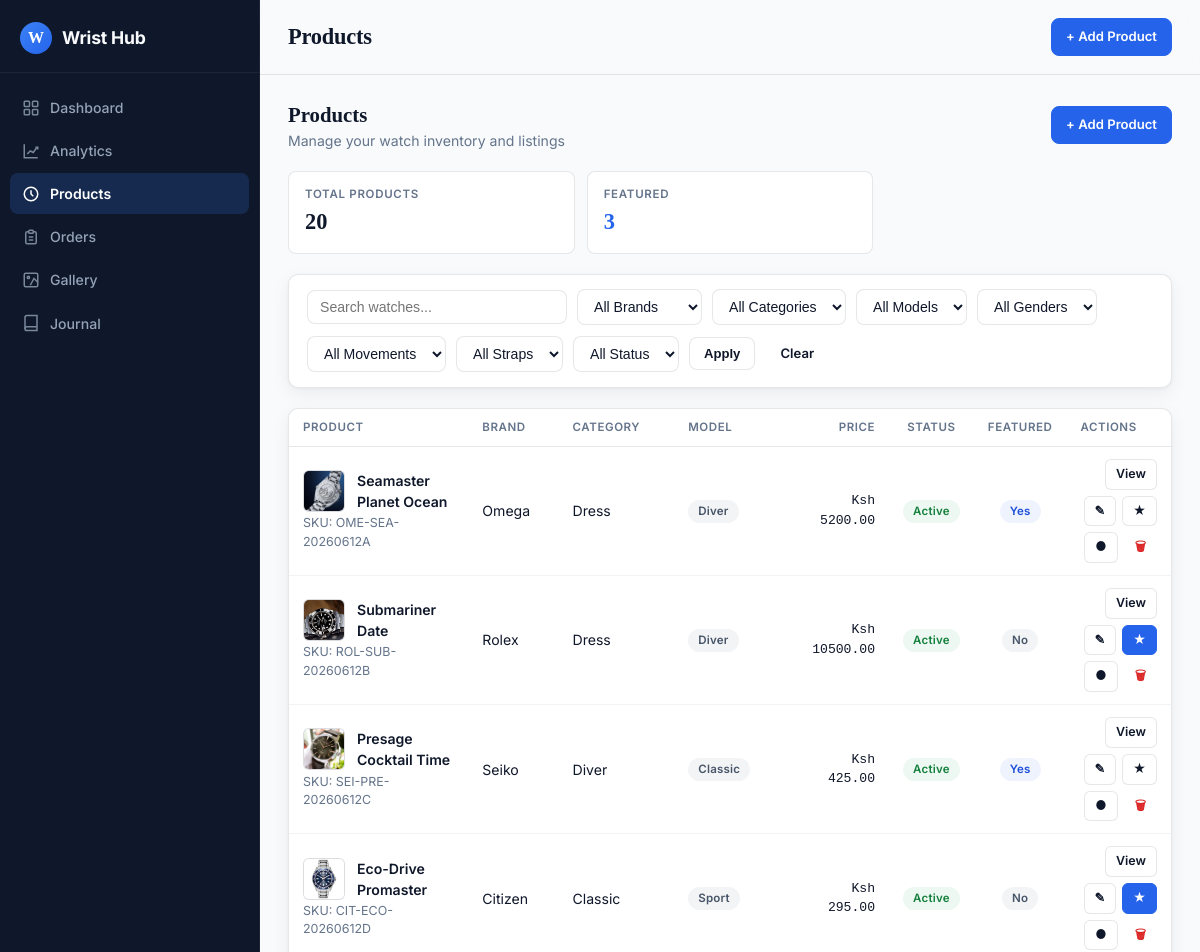
Before: /panel/products/ (upper part) with the older database file.
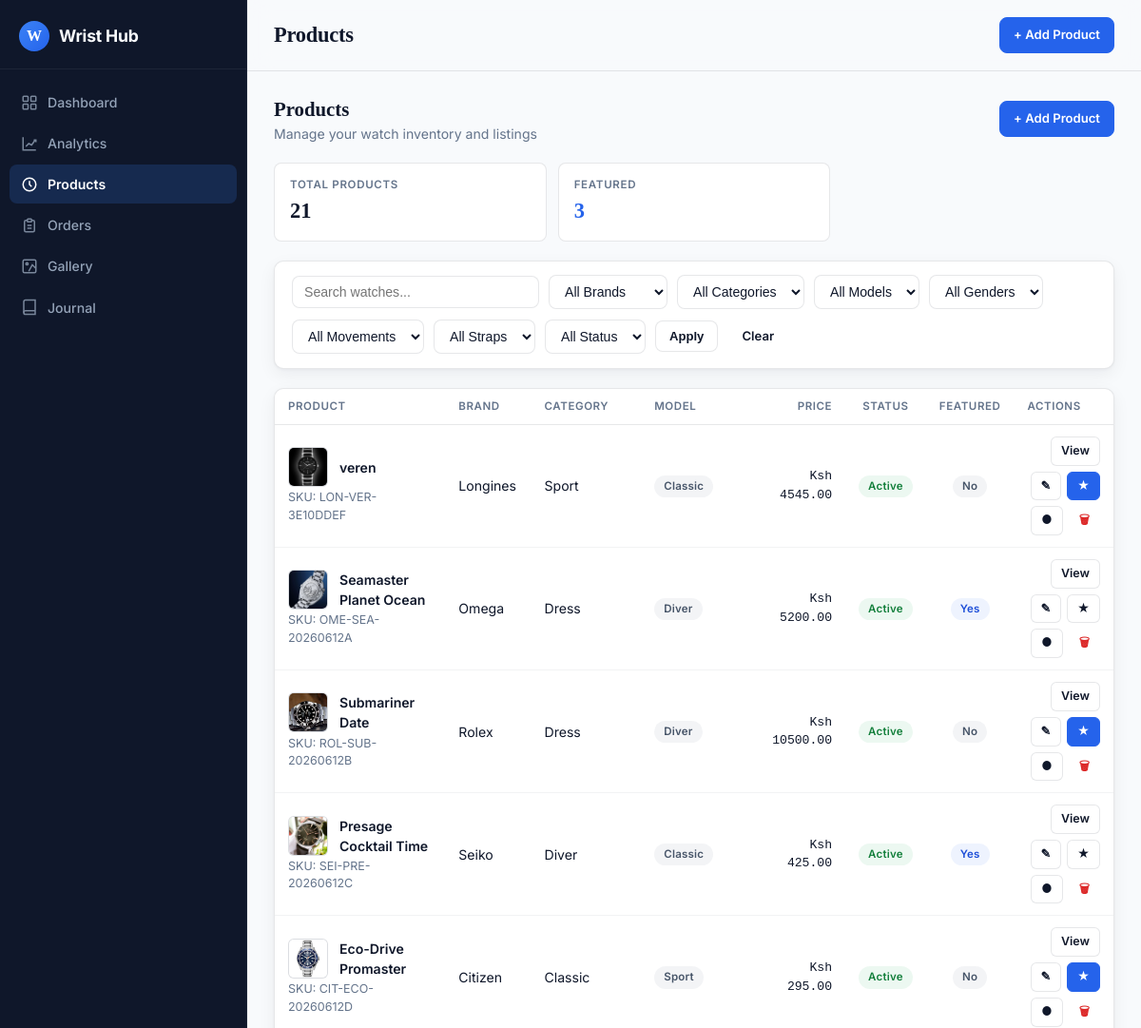
After: the same page with the newer database file.
### wshop/models.py (models this page shows, shortened)
class Watch(models.Model):
    MODEL_CHOICES = [
        ("classic", "Classic"),
        ("sport", "Sport"),
        ("luxury", "Luxury"),
        ("dress", "Dress"),
        ("diver", "Diver"),
        ("chronograph", "Chronograph"),
        ("vandross", "Vandross"),
    ]
    GENDER_CHOICES = [
        ("men", "Men"),
        ("women", "Women"),
        ("unisex", "Unisex"),
    ]
    MOVEMENT_CHOICES = [
        ("automatic", "Automatic"),
        ("quartz", "Quartz"),
        ("mechanical", "Mechanical"),
        ("solar", "Solar"),
        ("smart", "Smart"),
    ]
    STRAP_CHOICES = [
        ("leather", "Leather"),
        ("metal", "Metal"),
        ("rubber", "Rubber"),
        ("fabric", "Fabric"),
        ("ceramic", "Ceramic"),
    ]
    STRAP_COLOR_CHOICES = [
        ("silver", "Silver"),
        ("gold", "Gold"),
        ("rose_gold", "Rose Gold"),
        ("black", "Black"),
        ("brown", "Brown"),
        ("blue", "Blue"),
        ("white", "White"),
    ]
    name = models.CharField(max_length=160)
    slug = models.SlugField(max_length=180, unique=True)
    brand = models.ForeignKey(Brand, on_delete=models.PROTECT, related_name="watches")
    category = models.ForeignKey(
        Category,
        on_delete=models.PROTECT,
        related_name="watches",
    )
    model = models.CharField(max_length=30, choices=MODEL_CHOICES, default="classic")
    gender = models.CharField(max_length=10, choices=GENDER_CHOICES, default="unisex")
    movement = models.CharField(max_length=20, choices=MOVEMENT_CHOICES)
    strap_material = models.CharField(max_length=20, choices=STRAP_CHOICES)
    strap_color = models.CharField(
        max_length=20,
        choices=STRAP_COLOR_CHOICES,
        default="silver",
    )
    case_size_mm = models.PositiveSmallIntegerField()
    water_resistance_m = models.PositiveSmallIntegerField(default=0)
    price = models.DecimalField(
        max_digits=10,
        decimal_places=2,
        validators=[MinValueValidator(0)],
    )
    discount_price = models.DecimalField(
        max_digits=10,
        decimal_places=2,
        validators=[MinValueValidator(0)],
        blank=True,
        null=True,
    )
    sku = models.CharField(max_length=60, unique=True)
    featured = models.BooleanField(default=False)
    is_active = models.BooleanField(default=True)
    created_at = models.DateTimeField(auto_now_add=True)
    updated_at = models.DateTimeField(auto_now=True)
    class Meta:
        ordering = ["-created_at"]

class WatchImage(models.Model):
    watch = models.ForeignKey(Watch, on_delete=models.CASCADE, related_name="images")
    image = models.ImageField(upload_to="watches/")
    color = models.CharField(max_length=50, blank=True, default="", help_text="Colour or finish shown in this image, e.g. Black or Rose Gold.")
    alt_text = models.CharField(max_length=160, blank=True)
    is_main = models.BooleanField(default=False)
    is_primary = models.BooleanField(default=False)
    created_at = models.DateTimeField(auto_now_add=True)
    class Meta:
        ordering = ["-is_primary", "-is_main", "created_at"]

class Brand(models.Model):
    name = models.CharField(max_length=100, unique=True)
    slug = models.SlugField(max_length=120, unique=True)
    is_active = models.BooleanField(default=True)
    created_at = models.DateTimeField(auto_now_add=True)
    class Meta:
        ordering = ["name"]

class Category(models.Model):
    name = models.CharField(max_length=100, unique=True)
    slug = models.SlugField(max_length=120, unique=True)
    image = models.ImageField(upload_to="categories/", blank=True, null=True)
    is_active = models.BooleanField(default=True)
    created_at = models.DateTimeField(auto_now_add=True)
    class Meta:
        verbose_name_plural = "Categories"
        ordering = ["name"]

### wshop/views_admin.py (the view)
# urls.py: path("panel/products/", views_admin.admin_products, name="panel-products"),
def admin_products(request):
    query = request.GET.get("q", "")
    brand_filter = request.GET.get("brand", "")
    category_filter = request.GET.get("category", "")
    model_filter = request.GET.get("model", "")
    gender_filter = request.GET.get("gender", "")
    movement_filter = request.GET.get("movement", "")
    strap_filter = request.GET.get("strap", "")
    active_filter = request.GET.get("active", "")
    watches = Watch.objects.select_related("brand", "category").prefetch_related("images").order_by("-created_at")
    if query:
        watches = watches.filter(Q(name__icontains=query) | Q(sku__icontains=query) | Q(brand__name__icontains=query))
    if brand_filter:
        watches = watches.filter(brand__name=brand_filter)
    if category_filter:
        watches = watches.filter(category__name=category_filter)
    if model_filter:
        watches = watches.filter(model=model_filter)
    if gender_filter:
        watches = watches.filter(gender=gender_filter)
    if movement_filter:
        watches = watches.filter(movement=movement_filter)
    if strap_filter:
        watches = watches.filter(strap_material=strap_filter)
    if active_filter == "active":
        watches = watches.filter(is_active=True)
    elif active_filter == "inactive":
        watches = watches.filter(is_active=False)
    watches = watches[:50]
    total_products = Watch.objects.filter(is_active=True).count()
    featured_count = Watch.objects.filter(featured=True, is_active=True).count()
    all_brands = Brand.objects.all().order_by("name")
    all_categories = Category.objects.all().order_by("name")
    context = {
        "watches": watches,
        "total_products": total_products,
        "featured_count": featured_count,
        "all_brands": all_brands,
        "all_categories": all_categories,
        "dashboard_title": "Products",
        "products_active": True,
    }
    return render(request, "panel/products.html", context)

### wshop/analytics.py (called while the page is built)
def should_track_request(request):
    if request.path.startswith(("/admin/", "/panel/", "/static/", "/media/")):
        return False
    if request.path in {"/cart/count/"}:
        return False
    if request.method not in {"GET", "POST"}:
        return False
    return True

### wshop/templates/panel/products.html (shortened to what the changed rows need)
{% extends "panel/base.html" %}
{% block content %}
<div class="page-header">
    <div>
        <h2 style="margin:0;font-family:Georgia,'Times New Roman',serif;font-size:1.3rem;">Products</h2>
    </div>
</div>
<div class="stats-row">
    <div class="stat-pill">
        <span class="stat-pill-label">Total Products</span>
        <span class="stat-pill-value">{{ total_products }}</span>
    </div>
</div>
<div class="card">
    <div class="card-body">
        <div class="table-wrap">
            <table>
                <thead>
                    <tr>
                        <th>Product</th>
                        <th>Brand</th>
                        <th>Category</th>
                        <th>Model</th>
                        <th class="text-right">Price</th>
                        <th class="text-center">Status</th>
                        <th class="text-center">Featured</th>
                        <th style="width:260px;">Actions</th>
                    </tr>
                </thead>
                <tbody id="productsTableBody">
                    {% for watch in watches %}
                    <tr>
                        <td>
                            <div class="product-cell">
                                {% with images=watch.images.all %}
                                    {% if images %}
                                        <img class="product-thumb" src="{{ images.0.image.url }}" alt="{{ watch.name }}">
                                    {% else %}
                                        <div class="product-thumb-placeholder">{{ watch.name|slice:":2" }}</div>
                                    {% endif %}
                                {% endwith %}
                                <a href="{% url 'panel-product-detail' slug=watch.slug %}" class="product-name">{{ watch.name }}</a>
                            </div>
                            <div class="product-meta" style="margin-top:2px;">SKU: {{ watch.sku }}</div>
                        </td>
                        <td>{{ watch.brand.name }}</td>
                        <td>{{ watch.category.name }}</td>
                        <td>
                            <span class="badge badge-default">{{ watch.model|title }}</span>
                        </td>
                        <td class="text-right font-mono">Ksh {{ watch.price|floatformat:2 }}</td>
                        <td class="text-center">
                            <span class="badge
                                {% if watch.is_active %}badge-success{% else %}badge-danger{% endif %}">
                                {% if watch.is_active %}Active{% else %}Inactive{% endif %}
                            </span>
                        </td>
                        <td class="text-center">
                            <span class="badge {% if watch.featured %}badge-info{% else %}badge-default{% endif %}">
                                {% if watch.featured %}Yes{% else %}No{% endif %}
                            </span>
                        </td>
                        <td>
                            <div class="actions-cell">
                                <a href="{% url 'panel-product-detail' slug=watch.slug %}" class="btn btn-secondary btn-sm" title="View">View</a>
                                <a href="{% url 'panel-product-edit' slug=watch.slug %}" class="btn btn-secondary btn-sm" title="Edit">✎</a>
                                <a href="{% url 'panel-product-toggle-featured' slug=watch.slug %}" class="btn btn-sm {% if watch.featured %}btn-secondary{% else %}btn-primary{% endif %}" title="Toggle featured">★</a>
                                <a href="{% url 'panel-product-toggle-active' slug=watch.slug %}" class="btn btn-sm {% if watch.is_active %}btn-secondary{% else %}btn-primary{% endif %}" title="Toggle active">●</a>
                                <a href="{% url 'panel-product-delete' slug=watch.slug %}" class="btn btn-sm btn-ghost" style="color:var(--red);" title="Delete" onclick="return confirmDelete(this);">🗑</a>
                            </div>
                        </td>
                    </tr>
                    {% empty %}
                    <tr>
                        <td colspan="9">
                            <div class="empty-state">No products found.</div>
                        </td>
                    </tr>
                    {% endfor %}
                </tbody>
            </table>
        </div>
    </div>
</div>
{% endblock %}

Changed rows visible on the page:
added Watch: images.all.0.image (picture), name "veren", sku "LON-VER-3E10DDEF", brand.name "Longines", category.name "Sport", model "Classic", price "4545.00", is_active "Active", featured "No"
Other visible differences:
{{ total_products }}: "20" → "21"
